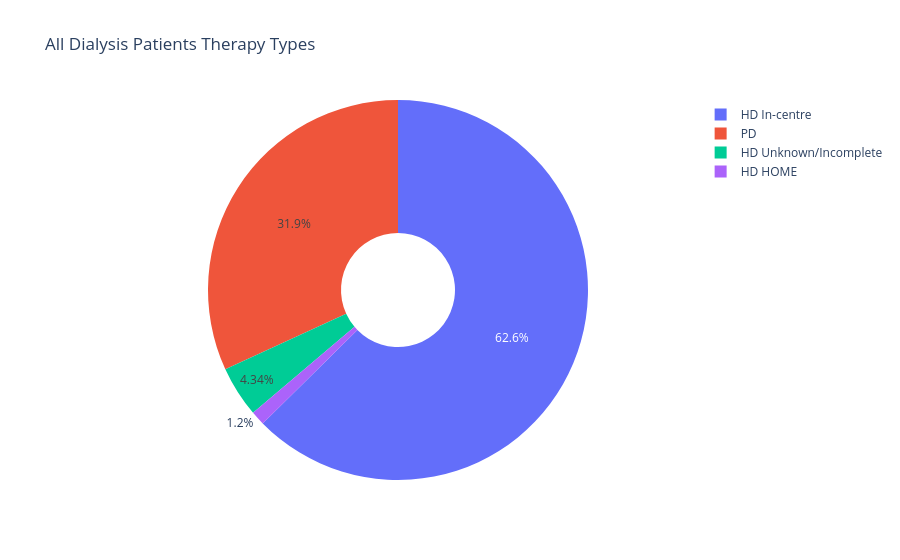
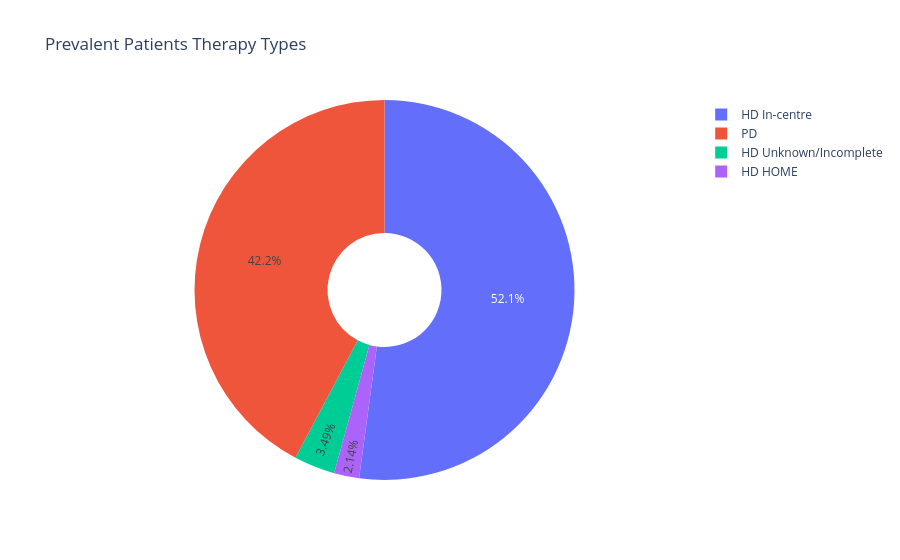
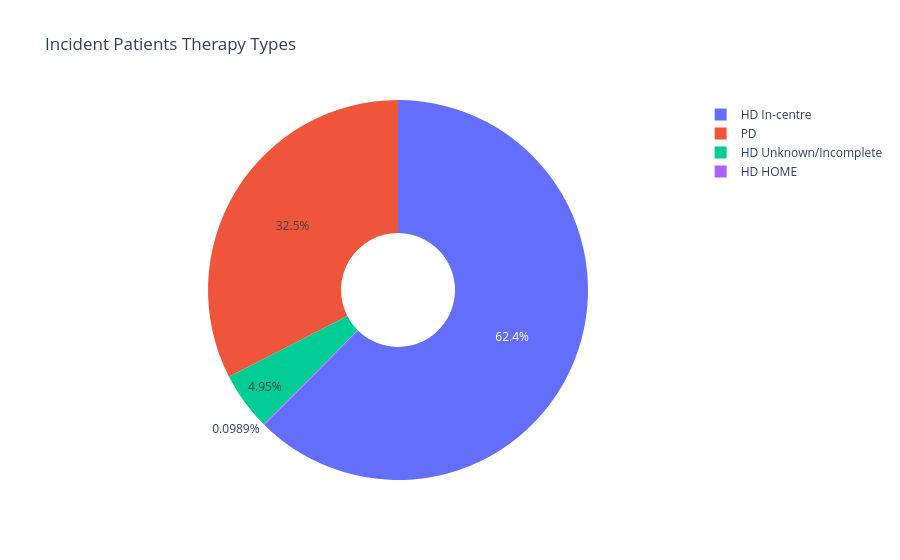

Source (notebook cell) for these figures, in order:
### Code cell
from os import access
from ukrdc_stats.calculators.dialysis import DialysisStatsCalculator
import plotly.graph_objects as go
import plotly.express as px

import datetime as dt
from IPython.display import display

print(list(dialysis_stats.units.keys()))
subunit = "all"
#subunit = "RGCKH"

all_patients = px.pie(
    names = dialysis_stats.units[subunit].all_patients_home_therapies.data.x,
    values = dialysis_stats.units[subunit].all_patients_home_therapies.data.y,
    title =  dialysis_stats.units[subunit].all_patients_home_therapies.metadata.title,
    hole=0.3,
)
all_patients.show()

prev_patients = px.pie(
    names = dialysis_stats.units[subunit].prevalent_home_therapies.data.x,
    values = dialysis_stats.units[subunit].prevalent_home_therapies.data.y,
    title =  dialysis_stats.units[subunit].prevalent_home_therapies.metadata.title,
    hole=0.3,
)
prev_patients.show()

incident_patients = px.pie(
    names = dialysis_stats.units[subunit].incident_home_therapies.data.x,
    values = dialysis_stats.units[subunit].incident_home_therapies.data.y,
    title =  dialysis_stats.units[subunit].incident_home_therapies.metadata.title,
    hole=0.3,
)
incident_patients.show()

freq_fig = px.bar(
    x=dialysis_stats.units[subunit].incentre_dialysis_frequency.data.y,
    y=dialysis_stats.units[subunit].incentre_dialysis_frequency.data.x,
    title=dialysis_stats.units[subunit].incentre_dialysis_frequency.metadata.title,
    labels={
        "x": dialysis_stats.units[subunit].incentre_dialysis_frequency.metadata.axis_titles.y,
        "y": dialysis_stats.units[subunit].incentre_dialysis_frequency.metadata.axis_titles.x,
    },
    orientation="h",
    color_discrete_sequence=["green"],
    text_auto=True,
)

# set white background
freq_fig.update_layout({"plot_bgcolor": "rgba(0,0,0,0)"})

freq_fig.show("png")
freq_fig.write_image("freq_fig.pdf")


access_fig = px.pie(
    values=dialysis_stats.units[subunit].incident_initial_access.data.y,
    names=dialysis_stats.units[subunit].incident_initial_access.data.x,
    title=dialysis_stats.units[subunit].incident_initial_access.metadata.title,
    hole=0.3,
)
access_fig.show("png")
access_fig.write_image("access_fig.pdf")

### Figure 1 — Plotly figure (JSON) as saved in the notebook; plotly's stock layout.template omitted (floating-point values rounded to 4 significant figures)
{"data": [{"domain": {"x": [0, 1], "y": [0, 1]}, "hole": 0.3, "hovertemplate": "label=%{label}<br>value=%{value}<extra></extra>", "labels": ["HD HOME", "HD In-centre", "HD Unknown/Incomplete", "PD"], "legendgroup": "", "name": "", "showlegend": true, "type": "pie", "values": [69, 3609, 250, 1836]}], "layout": {"legend": {"tracegroupgap": 0}, "title": {"text": "All Dialysis Patients Therapy Types"}}}

### Figure 2 — Plotly figure (JSON) as saved in the notebook; plotly's stock layout.template omitted (floating-point values rounded to 4 significant figures)
{"data": [{"domain": {"x": [0, 1], "y": [0, 1]}, "hole": 0.3, "hovertemplate": "label=%{label}<br>value=%{value}<extra></extra>", "labels": ["HD HOME", "HD In-centre", "HD Unknown/Incomplete", "PD"], "legendgroup": "", "name": "", "showlegend": true, "type": "pie", "values": [49, 1196, 80, 969]}], "layout": {"legend": {"tracegroupgap": 0}, "title": {"text": "Prevalent Patients Therapy Types"}}}

### Figure 3 — Plotly figure (JSON) as saved in the notebook; plotly's stock layout.template omitted (floating-point values rounded to 4 significant figures)
{"data": [{"domain": {"x": [0, 1], "y": [0, 1]}, "hole": 0.3, "hovertemplate": "label=%{label}<br>value=%{value}<extra></extra>", "labels": ["HD HOME", "HD In-centre", "HD Unknown/Incomplete", "PD"], "legendgroup": "", "name": "", "showlegend": true, "type": "pie", "values": [1, 631, 50, 329]}], "layout": {"legend": {"tracegroupgap": 0}, "title": {"text": "Incident Patients Therapy Types"}}}
